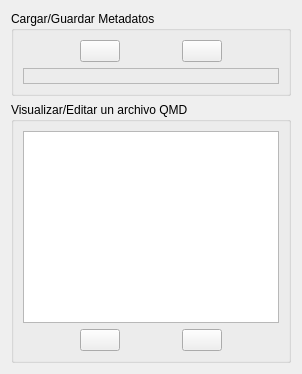
      <widget class="QWidget" name="tab_3">
       <attribute name="title">
        <string>Más</string>
       </attribute>
       <layout class="QGridLayout" name="gridLayout_13">
        <item row="0" column="0">
         <widget class="QGroupBox" name="groupBox">
          <property name="title">
           <string>Cargar/Guardar Metadatos</string>
          </property>
          <layout class="QGridLayout" name="gridLayout_11">
           <item row="0" column="0">
            <layout class="QHBoxLayout" name="horizontalLayout_49">
             <item>
              <spacer name="horizontalSpacer">
               <property name="orientation">
                <enum>Qt::Horizontal</enum>
               </property>
               <property name="sizeHint" stdset="0">
                <size>
                 <width>40</width>
                 <height>20</height>
                </size>
               </property>
              </spacer>
             </item>
             <item>
              <widget class="QPushButton" name="pushButtonLOAD3">
               <property name="sizePolicy">
                <sizepolicy hsizetype="Fixed" vsizetype="Minimum">
                 <horstretch>0</horstretch>
                 <verstretch>0</verstretch>
                </sizepolicy>
               </property>
               <property name="toolTip">
                <string>Cargar metadatos desde un archivo.</string>
               </property>
               <property name="text">
                <string/>
               </property>
               <property name="icon">
                <iconset>
                 <normaloff>icon/load_filex.png</normaloff>icon/load_filex.png</iconset>
               </property>
               <property name="iconSize">
                <size>
                 <width>50</width>
                 <height>50</height>
                </size>
               </property>
              </widget>
             </item>
             <item>
              <spacer name="horizontalSpacer_2">
               <property name="orientation">
                <enum>Qt::Horizontal</enum>
               </property>
               <property name="sizeHint" stdset="0">
                <size>
                 <width>40</width>
                 <height>20</height>
                </size>
               </property>
              </spacer>
             </item>
             <item>
              <widget class="QPushButton" name="pushButtonSAVE3">
               <property name="sizePolicy">
                <sizepolicy hsizetype="Minimum" vsizetype="Minimum">
                 <horstretch>0</horstretch>
                 <verstretch>0</verstretch>
                </sizepolicy>
               </property>
               <property name="toolTip">
                <string>Guardar metadatos en un archivo.</string>
               </property>
               <property name="text">
                <string/>
               </property>
               <property name="icon">
                <iconset>
                 <normaloff>icon/save_file.png</normaloff>icon/save_file.png</iconset>
               </property>
               <property name="iconSize">
                <size>
                 <width>50</width>
                 <height>50</height>
                </size>
               </property>
              </widget>
             </item>
             <item>
              <spacer name="horizontalSpacer_3">
               <property name="orientation">
                <enum>Qt::Horizontal</enum>
               </property>
               <property name="sizeHint" stdset="0">
                <size>
                 <width>40</width>
                 <height>20</height>
                </size>
               </property>
              </spacer>
             </item>
            </layout>
           </item>
           <item row="1" column="0">
            <widget class="QLabel" name="labelARCHIVO">
             <property name="toolTip">
              <string>Nombre de la &quot;Capa Activa&quot;</string>
             </property>
             <property name="frameShape">
              <enum>QFrame::StyledPanel</enum>
             </property>
             <property name="text">
              <string/>
             </property>
            </widget>
           </item>
          </layout>
         </widget>
        </item>
        <item row="1" column="0">
         <widget class="QGroupBox" name="groupBox_2">
          <property name="title">
           <string>Visualizar/Editar un archivo QMD</string>
          </property>
          <layout class="QGridLayout" name="gridLayout_12">
           <item row="0" column="0">
            <widget class="QPlainTextEdit" name="plainTextEditFILE3">
             <property name="toolTip">
              <string>Área para la edición, debe tener cuidado al editar el archivo, no debe modificar su estructura.</string>
             </property>
            </widget>
           </item>
           <item row="1" column="0">
            <layout class="QHBoxLayout" name="horizontalLayout_50">
             <item>
              <spacer name="horizontalSpacer_4">
               <property name="orientation">
                <enum>Qt::Horizontal</enum>
               </property>
               <property name="sizeHint" stdset="0">
                <size>
                 <width>40</width>
                 <height>20</height>
                </size>
               </property>
              </spacer>
             </item>
             <item>
              <widget class="QPushButton" name="pushButtonOPEN3">
               <property name="sizePolicy">
                <sizepolicy hsizetype="Minimum" vsizetype="Minimum">
                 <horstretch>0</horstretch>
                 <verstretch>0</verstretch>
                </sizepolicy>
               </property>
               <property name="toolTip">
                <string>Abrir un archivo *.qmd</string>
               </property>
               <property name="text">
                <string/>
               </property>
               <property name="icon">
                <iconset>
                 <normaloff>icon/open_file.png</normaloff>icon/open_file.png</iconset>
               </property>
               <property name="iconSize">
                <size>
                 <width>50</width>
                 <height>50</height>
                </size>
               </property>
              </widget>
             </item>
             <item>
              <spacer name="horizontalSpacer_5">
               <property name="orientation">
                <enum>Qt::Horizontal</enum>
               </property>
               <property name="sizeHint" stdset="0">
                <size>
                 <width>40</width>
                 <height>20</height>
                </size>
               </property>
              </spacer>
             </item>
             <item>
              <widget class="QPushButton" name="pushButtonSAVEEDIT3">
               <property name="sizePolicy">
                <sizepolicy hsizetype="Minimum" vsizetype="Minimum">
                 <horstretch>0</horstretch>
                 <verstretch>0</verstretch>
                </sizepolicy>
               </property>
               <property name="toolTip">
                <string>Guardar como (archivo *.qmd)</string>
               </property>
               <property name="text">
                <string/>
               </property>
               <property name="icon">
                <iconset>
                 <normaloff>icon/save_edit.png</normaloff>icon/save_edit.png</iconset>
               </property>
               <property name="iconSize">
                <size>
                 <width>50</width>
                 <height>50</height>
                </size>
               </property>
              </widget>
             </item>
             <item>
              <spacer name="horizontalSpacer_6">
               <property name="orientation">
                <enum>Qt::Horizontal</enum>
               </property>
               <property name="sizeHint" stdset="0">
                <size>
                 <width>40</width>
                 <height>20</height>
                </size>
               </property>
              </spacer>
             </item>
            </layout>
           </item>
          </layout>
         </widget>
        </item>
       </layout>
      </widget>
